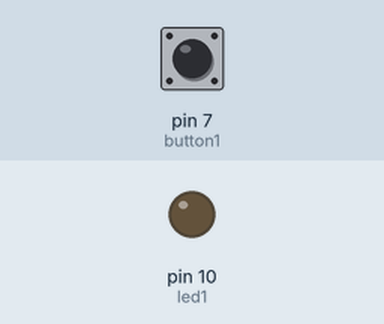
The sketch below on a simulated Arduino Uno, built with avr-gcc and run on an emulated ATmega328P. Parts: output pins drawn as LEDs (lit = HIGH). The inputs (shaded band) are chosen by the test bench; at power-on: pin 7 (button1) LOW. EEPROM starts erased.

Above: at 1.2 s.
1.3 s: pin 7 (button1) pulled HIGH for 0.15 s
At 2.5 s:
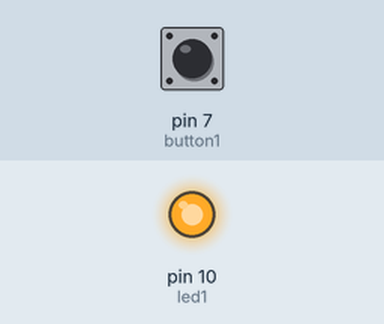
2.9 s: pin 7 (button1) pulled HIGH for 1 s
At 5.0 s:
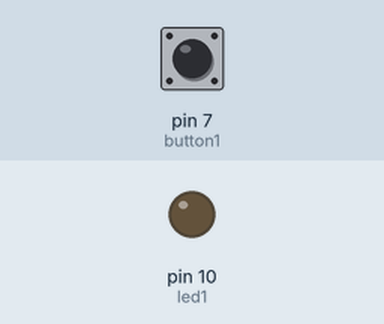
5.4 s: pin 7 (button1) pulled HIGH for 3.2 s
At 9.8 s:
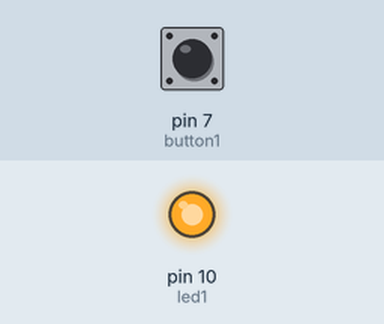
Timing chart, 0 to 11.3 s (numbered marks = the images above; inputs shaded):
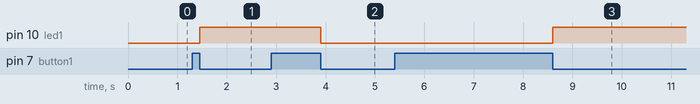

The sketch:

EEPROM.ino
```cpp
#include <EEPROM.h>
const int button1 = 7,button2 = 8,button3 = 12, button4 = 13;
const int led1 =  10, led2 =  6,led3 =  9, led4 =  11;
int button1Pressed=0;
void setup() {
    pinMode(led1 , OUTPUT);
    pinMode(button1, INPUT);
    button1Pressed = EEPROM.read(10);
}

void loop() {
    if (digitalRead(button1) == HIGH){
      if (button1Pressed ==1) button1Pressed=0;
      else button1Pressed = 1;
      while(digitalRead(button1) == HIGH) ;
    }
    if (button1Pressed ==1) {
      EEPROM.write(10, 1); // write 1 on address 10
      digitalWrite(led1, HIGH);
    }else {
      EEPROM.write(10, 0);// write 0 on address 10
      digitalWrite(led1, LOW);
    }
}
```

Measured:
- after the input at 1.3 s, pin 10 (led1): LOW → HIGH after 0.15 s
- after the input at 2.9 s, pin 10 (led1): HIGH → LOW after 1.0 s
- after the input at 5.4 s, pin 10 (led1): LOW → HIGH after 3.2 s
